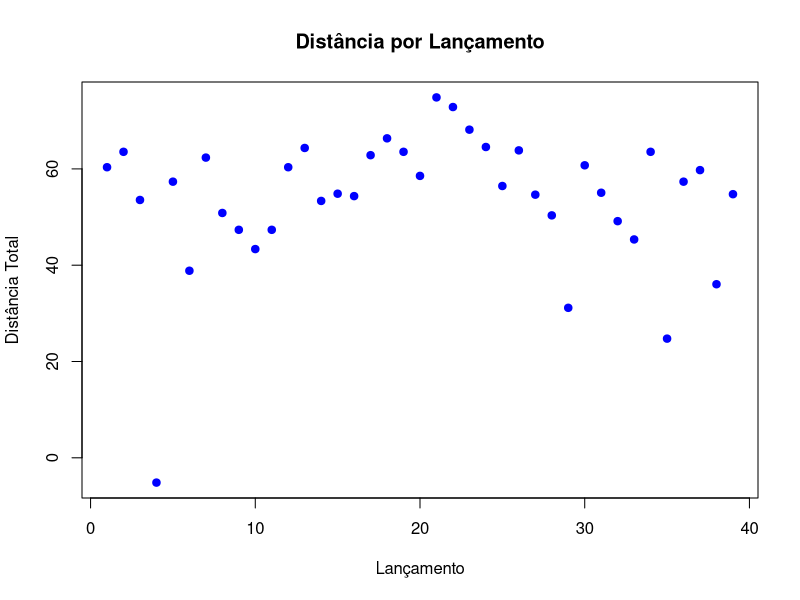
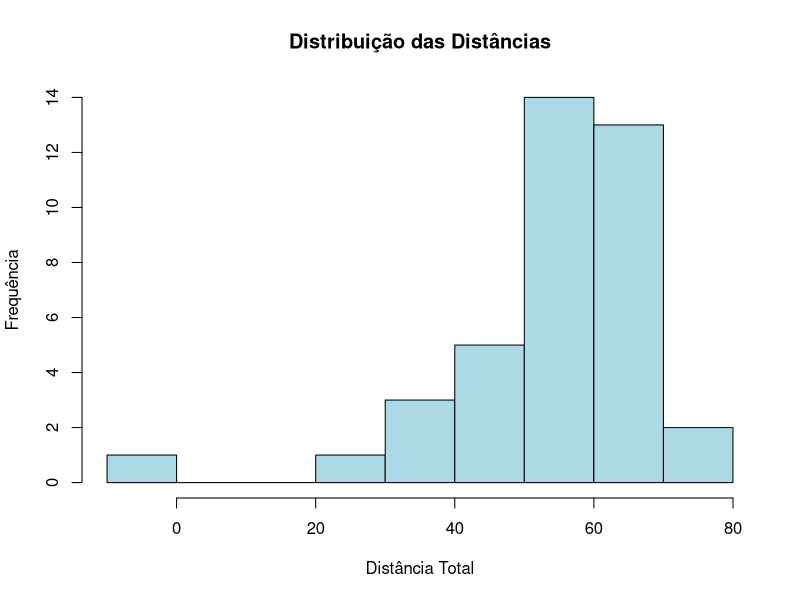
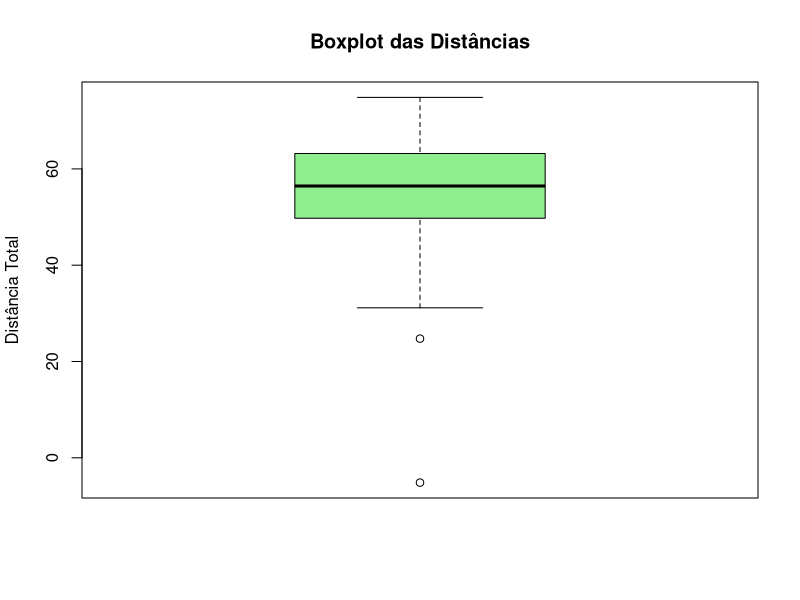
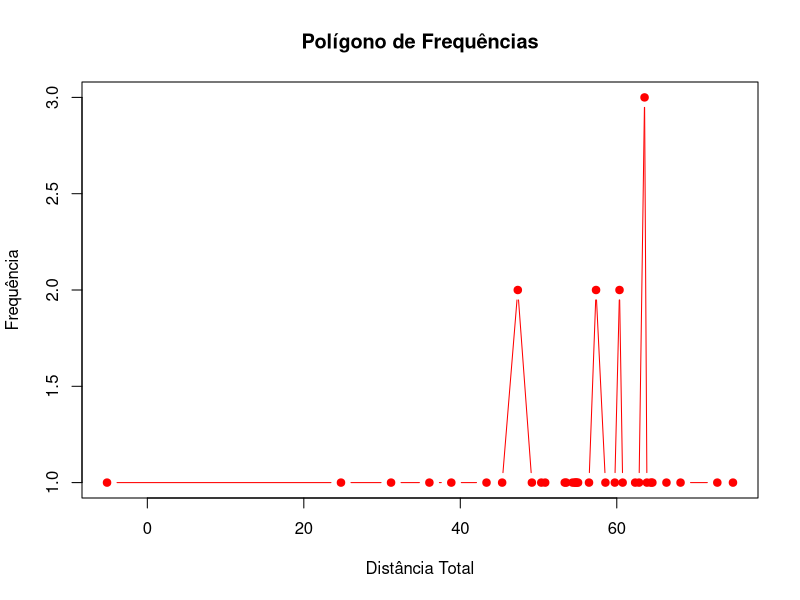
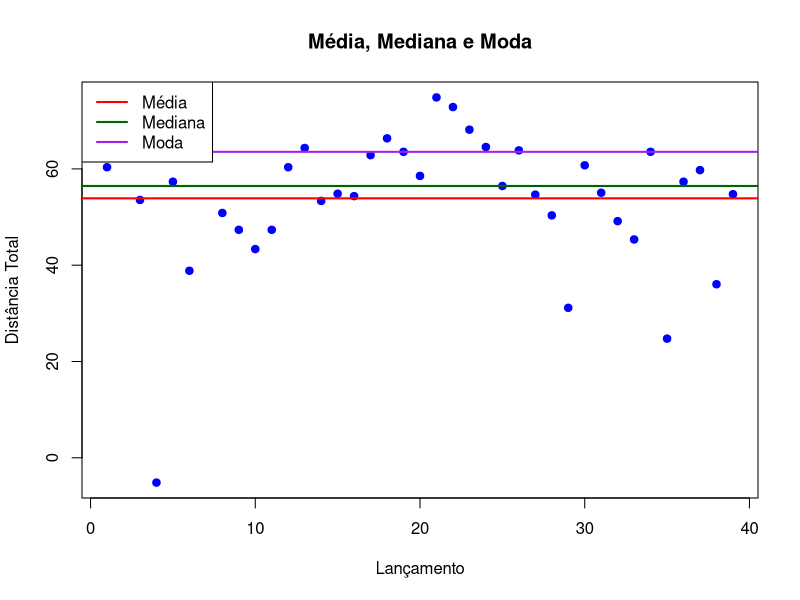
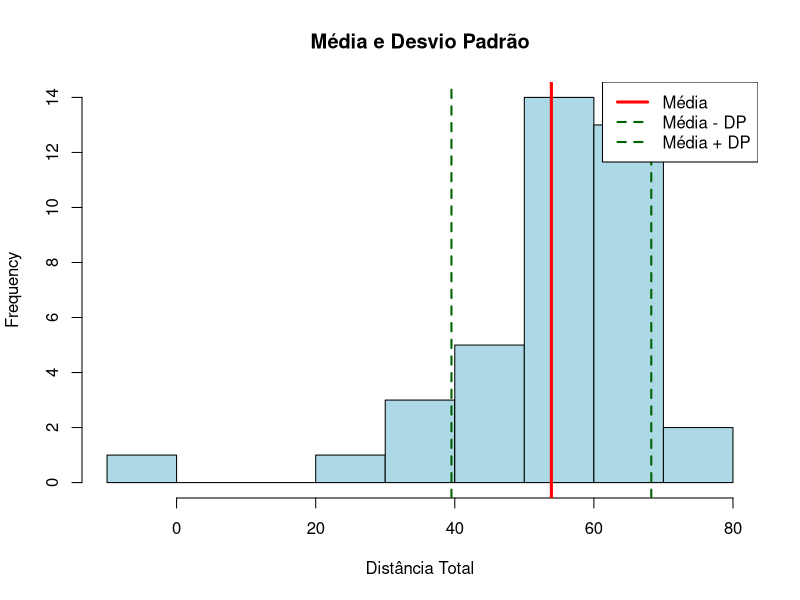
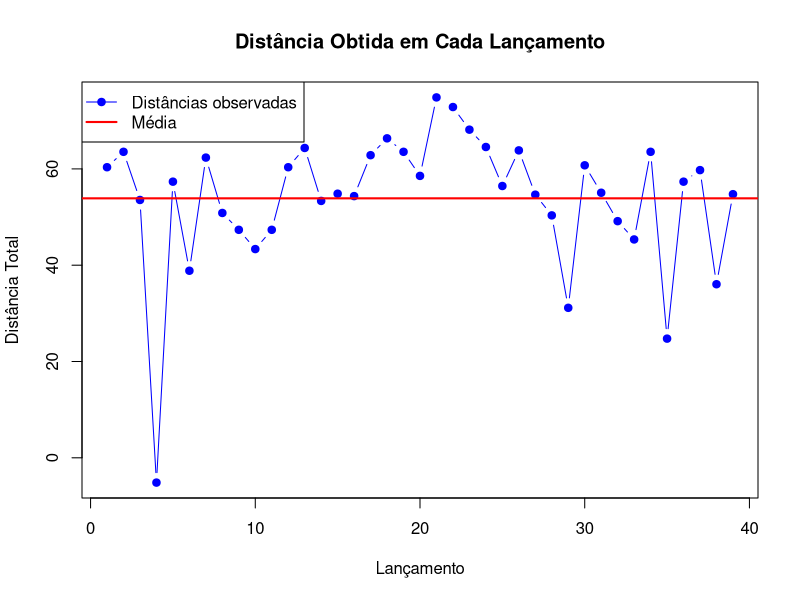
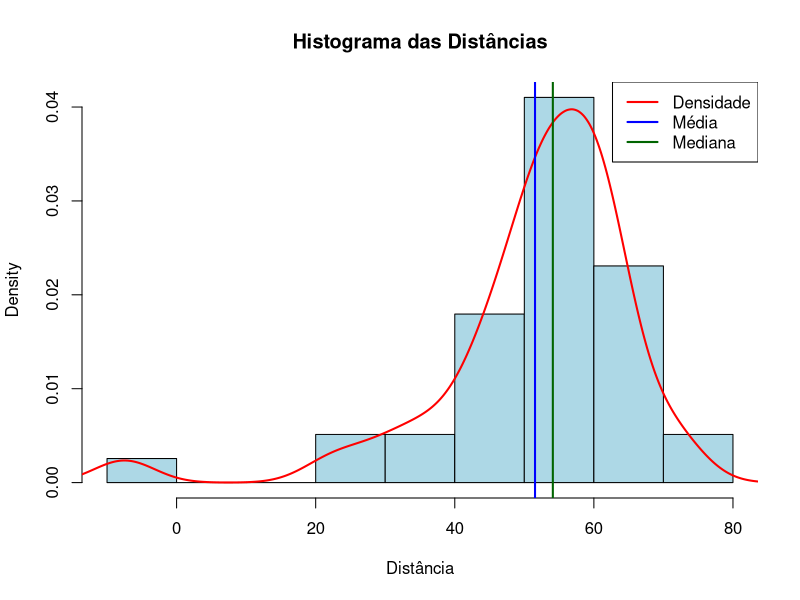

The R source for these figures, in order:
## ---- chunk 1
library(knitr)

distancia <- c(
  58, 61.2, 51.2, -7.5, 55.0, 36.5, 60.0, 48.5, 45.0, 41.0,
  45.0, 58.0, 62.0, 51.0, 52.5, 52.0, 60.5, 64.0, 61.2, 56.2,
  72.5, 70.5, 65.8, 62.2,
  54.1, 61.5, 52.3, 48.0,
  28.8, 58.4, 52.7, 46.8, 43.0, 61.2, 22.4, 55.0, 57.4, 33.7,
  52.4
)
tabela_original <- rbind(Distancia = distancia)
kable(tabela_original, caption = "Distâncias originais")

## ---- chunk 2
library(knitr)

distancia_nova <- distancia + 2.35
N <- 1:length(distancia)

# Criando matriz diretamente (melhor que data.frame aqui)
tabela <- rbind(
  "Dist_pé" = distancia,
  "Dist_total" = distancia_nova
)
## ---- chunk 3
# calcular frequência de cada valor
freq <- table(distancia_nova)

# associar frequência a cada observação
freq_individual <- freq[as.character(distancia_nova)]

# Gerando tabela horizontal
kable(
  tabela,
  col.names = paste("N", N)
)
## ---- chunk 4
# calcular frequência de cada valor
freq <- table(distancia_nova)

# associar frequência a cada observação
freq_individual <- freq[as.character(distancia_nova)]

# montar tabela horizontal
tabela_x <- rbind(
  Distancia = as.numeric(names(freq)),
  Frequencia = as.numeric(freq)
)

kable(tabela_x, caption = "Tabela horizontal lançamentos, e frequências")
      
## ---- chunk 5
plot(N, distancia_nova,
     pch = 19,
     col = "blue",
     xlab = "Lançamento",
     ylab = "Distância Total",
     main = "Distância por Lançamento")
## ---- chunk 6
hist(distancia_nova,
     col = "lightblue",
     main = "Distribuição das Distâncias",
     xlab = "Distância Total",
     ylab = "Frequência")
## ---- chunk 7
boxplot(distancia_nova,
        col = "lightgreen",
        main = "Boxplot das Distâncias",
        ylab = "Distância Total")
## ---- chunk 8
freq <- table(distancia_nova)

plot(as.numeric(names(freq)),
     as.numeric(freq),
     type = "b",
     pch = 19,
     col = "red",
     xlab = "Distância Total",
     ylab = "Frequência",
     main = "Polígono de Frequências")
## ---- chunk 9
media <- sum(as.numeric(names(distancia_nova)) * freq) / sum(freq)
media
## ---- chunk 10
media <- sum(as.numeric(names(freq)) * freq) / sum(freq)
media
## ---- chunk 11
cat("Mediana =", median(distancia_nova))
## ---- chunk 12
cat("Mediana =", median(freq))
## ---- chunk 13
cat("Desvio padrão =", sd(distancia_nova))
## ---- chunk 14
cat("Desvio padrão =", sd(freq))
## ---- chunk 15
moda <- function(x){
  ux <- unique(x)
  ux[which.max(tabulate(match(x, ux)))]
}
cat("Moda =", moda(distancia_nova))
## ---- chunk 16
moda <- function(x){
  ux <- unique(x)
  ux[which.max(tabulate(match(x, ux)))]
}
cat("Moda =", moda(freq))
## ---- chunk 17
# Medidas
media <- mean(distancia_nova)
mediana <- median(distancia_nova)

# Moda
freq <- table(distancia_nova)
moda <- as.numeric(names(freq)[freq == max(freq)])

# Gráfico
plot(distancia_nova,
     pch = 19,
     col = "blue",
     xlab = "Lançamento",
     ylab = "Distância Total",
     main = "Média, Mediana e Moda")

abline(h = media,
       col = "red",
       lwd = 2)

abline(h = mediana,
       col = "darkgreen",
       lwd = 2)

abline(h = moda[1],
       col = "purple",
       lwd = 2)

legend("topleft",
       legend = c("Média", "Mediana", "Moda"),
       col = c("red", "darkgreen", "purple"),
       lwd = 2)
## ---- chunk 18
media <- mean(distancia_nova)
dp <- sd(distancia_nova)

hist(distancia_nova,
     col = "lightblue",
     main = "Média e Desvio Padrão",
     xlab = "Distância Total")

abline(v = media,
       col = "red",
       lwd = 3)

abline(v = media - dp,
       col = "darkgreen",
       lwd = 2,
       lty = 2)

abline(v = media + dp,
       col = "darkgreen",
       lwd = 2,
       lty = 2)

legend("topright",
       legend = c("Média",
                  "Média - DP",
                  "Média + DP"),
       col = c("red",
               "darkgreen",
               "darkgreen"),
       lwd = c(3,2,2),
       lty = c(1,2,2))
## ---- chunk 19
plot(N, distancia_nova,
     type = "b",
     pch = 19,
     col = "blue",
     xlab = "Lançamento",
     ylab = "Distância Total",
     main = "Distância Obtida em Cada Lançamento")

abline(h = mean(distancia_nova),
       col = "red",
       lwd = 2)

legend("topleft",
       legend = c("Distâncias observadas",
                  "Média"),
       col = c("blue","red"),
       lwd = c(1,2),
       pch = c(19,NA))
## ---- chunk 20
library(e1071)

assimetria <- skewness(distancia)
curtose <- kurtosis(distancia)

cat(sprintf("Assimetria: %.3f\n", assimetria))
cat(sprintf("Curtose: %.3f\n", curtose))
## ---- chunk 21
hist(distancia,
     probability = TRUE,
     col = "lightblue",
     main = "Histograma das Distâncias",
     xlab = "Distância")

lines(density(distancia),
      col = "red",
      lwd = 2)

abline(v = mean(distancia),
       col = "blue",
       lwd = 2)

abline(v = median(distancia),
       col = "darkgreen",
       lwd = 2)

legend("topright",
       legend = c("Densidade", "Média", "Mediana"),
       col = c("red", "blue", "darkgreen"),
       lwd = 2)
## ---- chunk 22
boxplot(distancia,
        col = "lightgreen",
        main = "Boxplot das Distâncias",
        ylab = "Distância")
